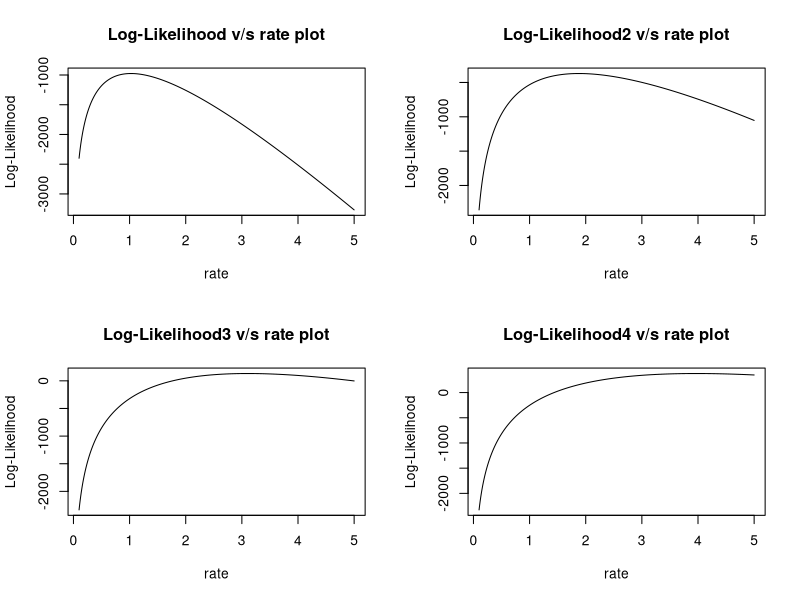

This chart was generated by the following R code:
SampleSize <- 1000

# 1a) 
# Stimulated exponential samples for different values of lambda 
randomSample1 <- rexp(SampleSize, rate = 1)
randomSample2 <- rexp(SampleSize, rate = 2)
randomSample3 <- rexp(SampleSize, rate = 3)
randomSample4 <- rexp(SampleSize, rate = 4)

# 1b)
# Created a function for calculating the log of the likelihood function
myFunction <- function(lambda, sample) {
  n <- length(sample)
  llik <- n*log(lambda) - lambda*sum(sample)
  return(-llik) # Returned the negative log likelihood for optimization
}


# Used the nlminb function to find the MLE of the rate parameter lambda
# Case1 initial value 0.1
print("Case1 ")
randomSample1.exp <- nlminb(start = 0.1, objective = myFunction, hessian = TRUE, lower = 0, upper = Inf, sample = randomSample1)
print(randomSample1.exp)
randomSample2.exp <- nlminb(start = 0.1, objective = myFunction, hessian = TRUE, lower = 0, upper = Inf, sample = randomSample2)
print(randomSample2.exp)
randomSample3.exp <- nlminb(start = 0.1, objective = myFunction, hessian = TRUE, lower = 0, upper = Inf, sample = randomSample3)
print(randomSample3.exp)
randomSample4.exp <- nlminb(start = 0.1, objective = myFunction, hessian = TRUE, lower = 0, upper = Inf, sample = randomSample4)
print(randomSample4.exp)
print("Case2")
# Case2 initial value 9
randomSample1.exp <- nlminb(start = 9, objective = myFunction, hessian = TRUE, lower = 0, upper = Inf, sample = randomSample1)
print(randomSample1.exp)
randomSample2.exp <- nlminb(start = 9, objective = myFunction, hessian = TRUE, lower = 0, upper = Inf, sample = randomSample2)
print(randomSample2.exp)
randomSample3.exp <- nlminb(start = 9, objective = myFunction, hessian = TRUE, lower = 0, upper = Inf, sample = randomSample3)
print(randomSample3.exp)
randomSample4.exp <- nlminb(start = 9, objective = myFunction, hessian = TRUE, lower = 0, upper = Inf, sample = randomSample4)
print(randomSample4.exp)

print("Case3")
randomSample1.exp <- nlminb(start = 1/(mean(randomSample1)), objective = myFunction, hessian = TRUE, lower = 0, upper = Inf, sample = randomSample1)
print(randomSample1.exp)
randomSample2.exp <- nlminb(start = 1/(mean(randomSample2)) , objective = myFunction, hessian = TRUE, lower = 0, upper = Inf, sample = randomSample2)
print(randomSample2.exp)
randomSample3.exp <- nlminb(start = 1/(mean(randomSample3)), objective = myFunction, hessian = TRUE, lower = 0, upper = Inf, sample = randomSample3)
print(randomSample3.exp)
randomSample4.exp <- nlminb(start =1/(mean(randomSample4)) , objective = myFunction, hessian = TRUE, lower = 0, upper = Inf, sample = randomSample4)
print(randomSample4.exp)


# created a vector of x values for plotting the graph

# 1c)
rate.values <- seq(0.1, 5, by = 0.01)

# Calculated the corresponding values for y values
randomSample1ll.exp <- -1*sapply(rate.values, myFunction, sample = randomSample1 )
randomSample2ll.exp <- -1*sapply(rate.values, myFunction, sample = randomSample2 )
randomSample3ll.exp <- -1*sapply(rate.values, myFunction, sample = randomSample3 )
randomSample4ll.exp <- -1*sapply(rate.values, myFunction, sample = randomSample4 )
# Plotted the log likelihood function against the lambda values

par(mfrow = c(2, 2))
plot(rate.values, randomSample1ll.exp, type = "l", xlab = "rate", ylab = "Log-Likelihood",
     main = "Log-Likelihood v/s rate plot", xlim = c(0.1, 5), ylim = c(min(randomSample1ll.exp), max(randomSample1ll.exp)))
plot(rate.values, randomSample2ll.exp, type = "l", xlab = "rate", ylab = "Log-Likelihood",
     main = "Log-Likelihood2 v/s rate plot", xlim = c(0.1, 5), ylim = c(min(randomSample2ll.exp), max(randomSample2ll.exp)))
plot(rate.values, randomSample3ll.exp, type = "l", xlab = "rate", ylab = "Log-Likelihood",
     main = "Log-Likelihood3 v/s rate plot", xlim = c(0.1, 5), ylim = c(min(randomSample3ll.exp), max(randomSample3ll.exp)))
plot(rate.values, randomSample4ll.exp, type = "l", xlab = "rate", ylab = "Log-Likelihood",
     main = "Log-Likelihood4 v/s rate plot", xlim = c(0.1, 5), ylim = c(min(randomSample4ll.exp), max(randomSample4ll.exp)))

